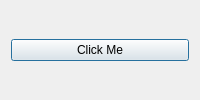
<?xml version="1.0" encoding="UTF-8"?>
<ui version="4.0">
 <class>TestDialog</class>
 <widget class="QDialog" name="TestDialog">
  <property name="windowTitle"><string>Test</string></property>
  <layout class="QVBoxLayout" name="mainLayout">
   <item>
    <widget class="QPushButton" name="btn">
     <property name="text"><string>Click Me</string></property>
    </widget>
   </item>
  </layout>
 </widget>
 <resources/>
</ui>
